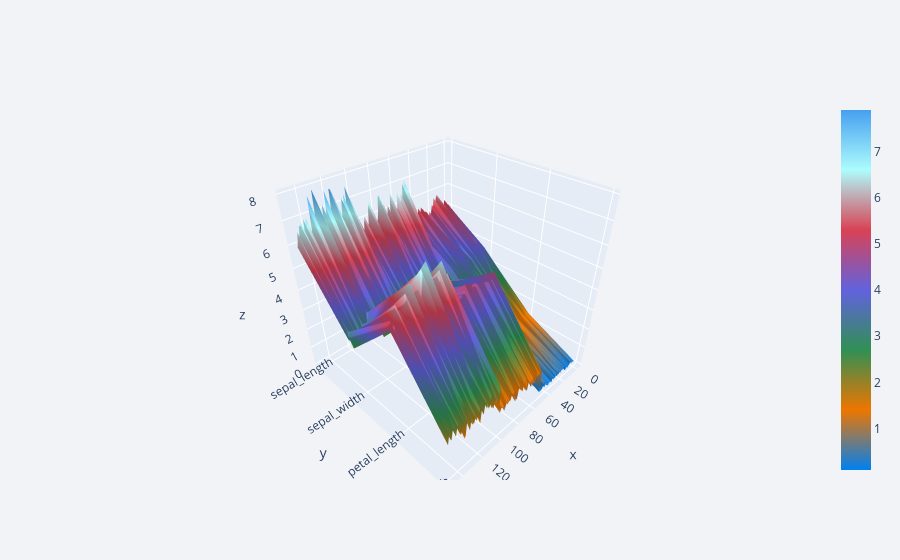

The notebook cell saved with this chart:
### Code cell
x.iplot(kind='surface', color='rdylbu')

### Figure 1 — Plotly figure (JSON) as saved in the notebook; plotly's stock layout.template omitted (floating-point values rounded to 4 significant figures; data arrays with more than 128 entries replaced by an {"elided": "..."} marker saying what was removed)
{"data": [{"colorscale": [[0, "rgb(0, 128, 240)"], [0.1667, "rgb(238, 118, 0)"], [0.3333, "rgb(48, 144, 84)"], [0.5, "rgb(98, 98, 222)"], [0.6667, "rgb(217, 66, 85)"], [0.8333, "rgb(173, 252, 252)"], [1, "rgb(70, 160, 240)"]], "type": "surface", "x": {"elided": "150 int values"}, "y": ["sepal_length", "sepal_width", "petal_length", "petal_width"], "z": {"elided": "4x150 float values"}}], "layout": {"legend": {"bgcolor": "#F2F3F7", "font": {"color": "#505050"}}, "paper_bgcolor": "#F2F3F7", "plot_bgcolor": "#F2F3F7", "title": {"font": {"color": "#484848"}}, "xaxis": {"gridcolor": "#E1E5ED", "showgrid": true, "tickfont": {"color": "#505050"}, "title": {"font": {"color": "#505050"}, "text": ""}, "zerolinecolor": "#E1E5ED"}, "yaxis": {"gridcolor": "#E1E5ED", "showgrid": true, "tickfont": {"color": "#505050"}, "title": {"font": {"color": "#505050"}, "text": ""}, "zerolinecolor": "#E1E5ED"}}}
